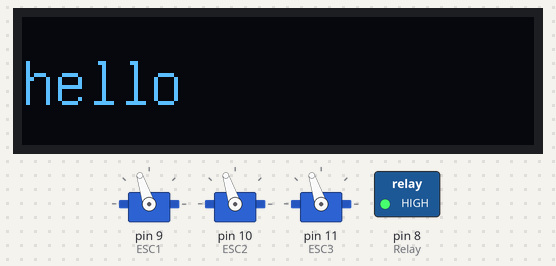
Simulated run of this sketch. Board: Arduino Uno, built with avr-gcc and run on an emulated ATmega328P. Shown: 128×32 one-colour display, 3 × servo, switched loads named in the sketch (green lamp = pin HIGH).

Above: at 6.1 s.
At 8.1 s:
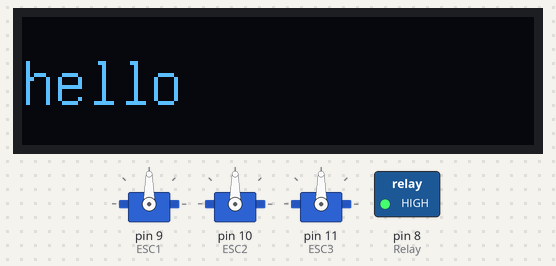
Timing chart, 0 to 9.6 s (numbered marks = the images above):
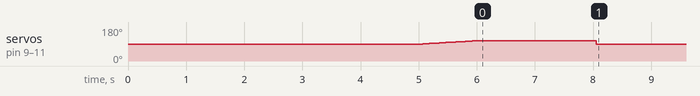

Measured:
- by itself, servo on pin 9 (ESC1), servo on pin 10 (ESC2), servo on pin 11 (ESC3): rises from 90° to 108° in 0.97 s, then falls to 90° in 2.0 s

The sketch:

servo_arduino_uno.ino
```cpp
#include <Servo.h>
#include "U8glib.h"

Servo ESC1;
Servo ESC2;
Servo ESC3;

U8GLIB_SSD1306_128X32 u8g(U8G_I2C_OPT_NONE);

void setup() {

  setup_oled();
  u8g.firstPage();
  do {
    draw();
  }
  while( u8g.nextPage() );

  ESC1.attach(9,1000,2000); // Servo/Motor
  ESC2.attach(10,1000,2000); // Servo/Motor
  ESC3.attach(11,1000,2000); // Servo/Motor


  pinMode(8, OUTPUT); // Relay
  digitalWrite(8, HIGH);
  ESC1.writeMicroseconds(1500);
  ESC2.writeMicroseconds(1500);
  ESC3.writeMicroseconds(1500);
  delay(5000);

  for (int signal = 1500; signal<1600; signal+=1) {
      ESC1.writeMicroseconds(signal);
      ESC2.writeMicroseconds(signal);
      ESC3.writeMicroseconds(signal);
      delay(10);
  }

  delay(2000);

  ESC1.writeMicroseconds(1500);
  ESC2.writeMicroseconds(1500);
  ESC3.writeMicroseconds(1500);


}

void loop() {


}

void draw(void) {
  // graphic commands to redraw the complete screen should be placed here
  u8g.setFont(u8g_font_unifont);
  //u8g.setFont(u8g_font_osb21);
  u8g.drawStr( 0, 22, "hello");

}

void setup_oled(void) {
  // flip screen, if required
  // u8g.setRot180();

  // set SPI backup if required
  //u8g.setHardwareBackup(u8g_backup_avr_spi);

  // assign default color value
  if ( u8g.getMode() == U8G_MODE_R3G3B2 ) {
    u8g.setColorIndex(255);     // white
  }
  else if ( u8g.getMode() == U8G_MODE_GRAY2BIT ) {
    u8g.setColorIndex(3);         // max intensity
  }
  else if ( u8g.getMode() == U8G_MODE_BW ) {
    u8g.setColorIndex(1);         // pixel on
  }
  else if ( u8g.getMode() == U8G_MODE_HICOLOR ) {
    u8g.setHiColorByRGB(255,255,255);
  }


}
```
